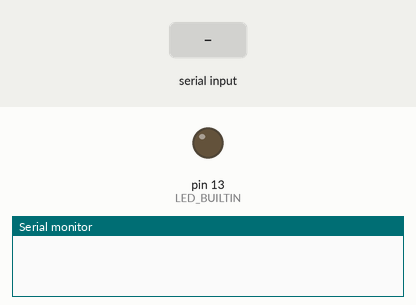
Simulated run of this sketch. Board: Arduino Uno, built with avr-gcc and run on an emulated ATmega328P. On the bench: output pins drawn as LEDs (lit = HIGH), the last lines printed to the serial monitor. The inputs (shaded band) are chosen by the test bench.

Above: at 1.2 s.
1.3 s: "1" received over Serial
At 2.2 s:
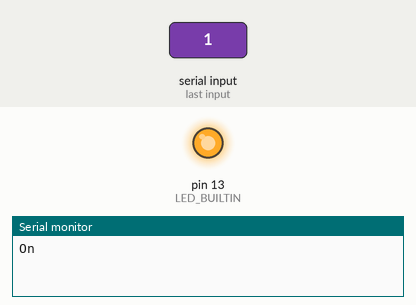
2.8 s: "0" received over Serial
At 3.4 s:
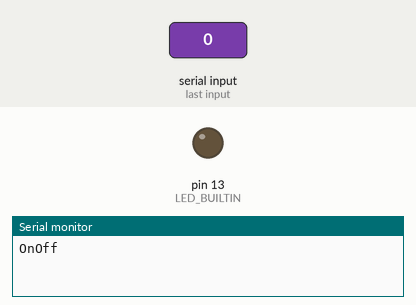
Timing chart, 0 to 5.8 s (numbered marks = the images above; inputs shaded):
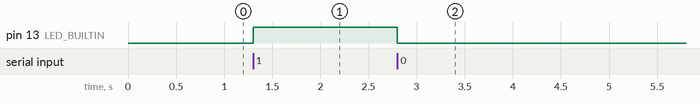

The sketch:

SerialTurnOnAndOfLED.ino
```cpp
void setup() {
  Serial.begin(9600);
    pinMode(LED_BUILTIN, OUTPUT);
    digitalWrite(LED_BUILTIN, LOW);
}

void loop() {
int value=Serial.read();

if(value==49)
{
  Serial.write("On");
  digitalWrite(LED_BUILTIN, HIGH);
}else if(value==48)
{
  Serial.write("Off");
  digitalWrite(LED_BUILTIN, LOW);
}

}
```

Measured:
- after the input at 1.3 s, pin 13 (LED_BUILTIN): LOW → HIGH at once
- after the input at 2.8 s, pin 13 (LED_BUILTIN): HIGH → LOW at once
